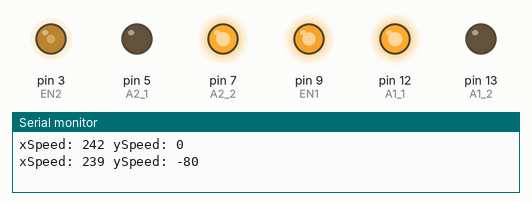
Simulated run of this sketch. Board: Arduino Uno, built with avr-gcc and run on an emulated ATmega328P. Parts: output pins drawn as LEDs (lit = HIGH), the last lines printed to the serial monitor.

Above: at 11.55 s.
At 12.25 s:
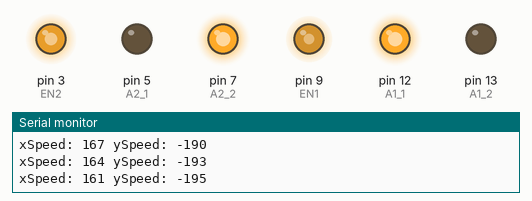
At 12.95 s:
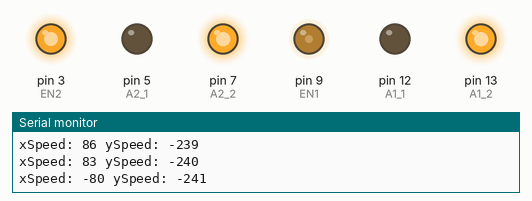
At 14.35 s:
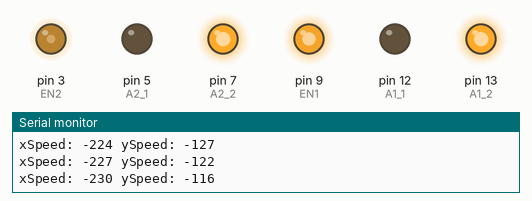
At 15.75 s:
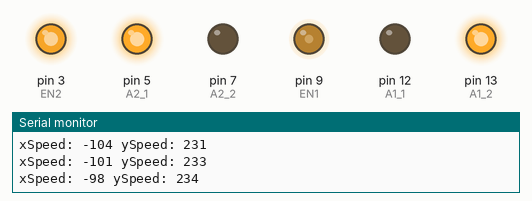
At 17.2 s:
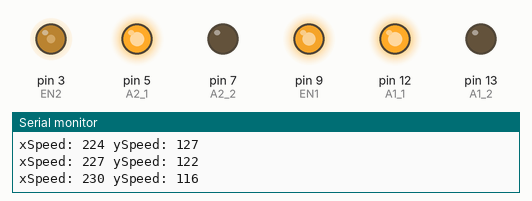
Timing chart, 0 to 19.0 s (numbered marks = the images above):
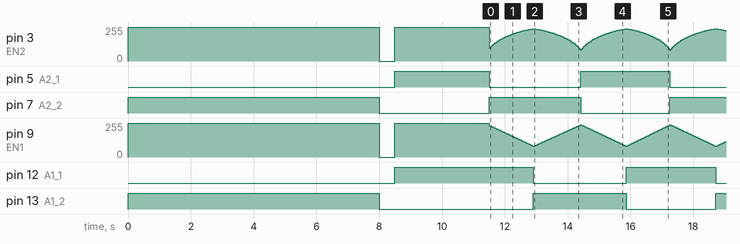

Measured:
- by itself, pin 5 (A2_1), pin 12 (A1_1): alternates HIGH for 2.8 s and LOW for 3.0 s
- by itself, pin 7 (A2_2): repeats every 5.8 s: HIGH 2.9 s, LOW 2.8 s
- by itself, pin 13 (A1_2): repeats every 5.8 s: HIGH 3.0 s, LOW 2.8 s

The sketch:

plotter_circle_code.ino
```cpp
#include <math.h>

#define EN1 9
#define A1_1 12
#define A1_2 13

#define EN2 3
#define A2_1 5
#define A2_2 7

bool xIncreasing = 1;
bool yIncreasing = 1;
int xSpeedModifier = -3;
int xSpeed = 255;

void setup() {
  pinMode(EN1, OUTPUT);
  pinMode(A1_1, OUTPUT);
  pinMode(A1_2, OUTPUT);

  pinMode(EN2, OUTPUT);
  pinMode(A2_1, OUTPUT);
  pinMode(A2_2, OUTPUT);

  analogWrite(EN1, 255);
  analogWrite(EN2, 255);

  digitalWrite(A1_2, 1);
  digitalWrite(A2_2, 1);

  delay(8000);

  analogWrite(EN1, 0);
  analogWrite(EN2, 0);

  digitalWrite(A1_2, 0);
  digitalWrite(A2_2, 0);

  delay(500);

  analogWrite(EN1, 255);
  analogWrite(EN2, 255);

  digitalWrite(A1_1, 1);
  digitalWrite(A2_1, 1);

  // delay(1000);
  // digitalWrite(A2_1, 0);
  // analogWrite(EN2, 0);

  delay(3000);
  digitalWrite(A1_1, 0);
  analogWrite(EN1, 0);

  Serial.begin(9600);

}

void loop() {
  int ySpeed = (int) round(sqrt(pow(255,2) - pow(xSpeed, 2)));

  analogWrite(EN1, xSpeed);
  analogWrite(EN2, ySpeed);

  digitalWrite((xIncreasing) ? A1_1 : A1_2, 1);
  digitalWrite((xIncreasing) ? A1_2 : A1_1, 0);

  digitalWrite((yIncreasing) ? A2_1 : A2_2, 1);
  digitalWrite((yIncreasing) ? A2_2 : A2_1, 0);

  xSpeed += xSpeedModifier;

  if (xSpeed <= 80) {
    xSpeed = 80 ;
    xSpeedModifier = 3;
    xIncreasing = !xIncreasing;
  } else if (xSpeed >= 242) {
    xSpeed = 242;
    xSpeedModifier = -3;
    yIncreasing = !yIncreasing;
  }

  Serial.print("xSpeed: ");
  Serial.print((xIncreasing) ? xSpeed : -xSpeed);
  Serial.print(" ySpeed: ");
  Serial.println((yIncreasing) ? ySpeed : -ySpeed);
}
```
